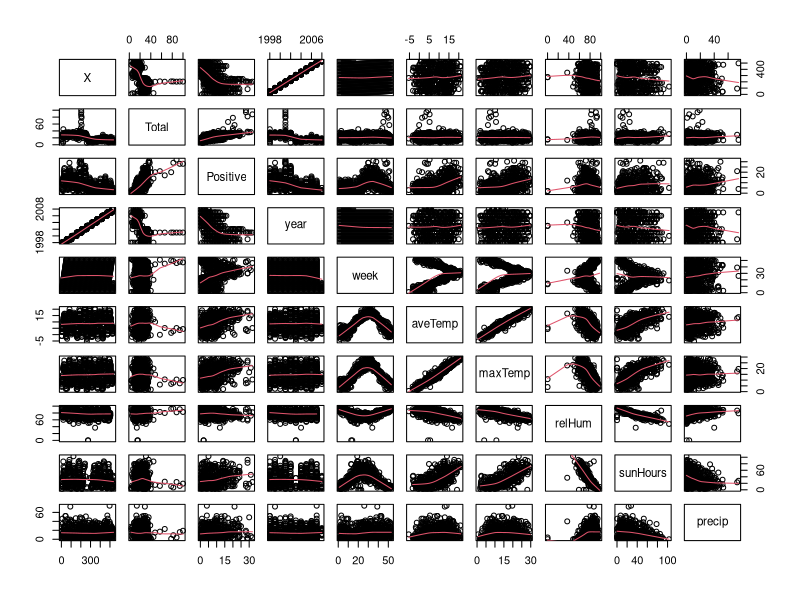
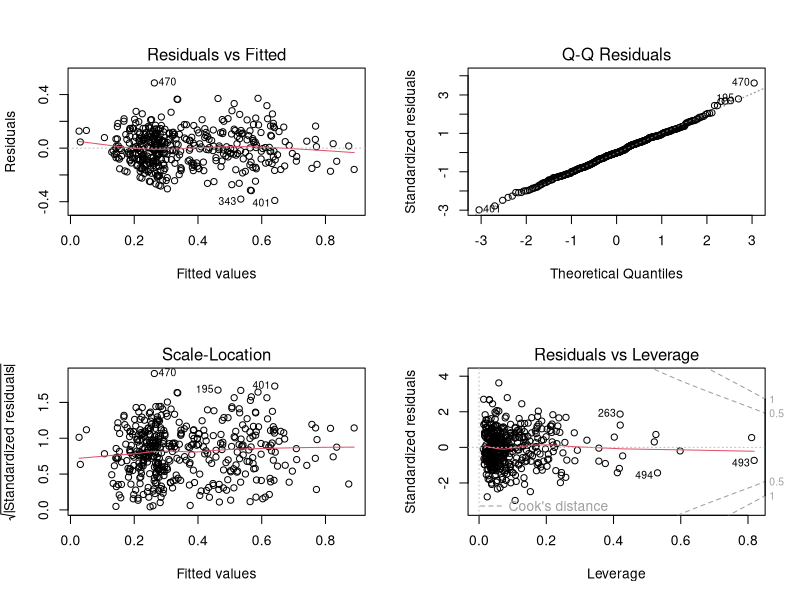

Reproduce these figures in R, in order. (Note: this script raises an error after producing the figures.)
climate = read.table("climate.txt", header=T, sep = "\t")
weekly = read.csv("weekly_pos.csv", header=T)
library(MASS)
camp <- data.frame(weekly, climate)

summary(camp)
plot(camp, panel=panel.smooth)

lm1 <- lm((Positive / Total) ~ (aveTemp + maxTemp + relHum + sunHours + precip + week)^3, data=camp)
par(mfrow=c(2,2))
plot (lm1)
summary(lm1)
boxcox(lm1)

lm2 <- step(lm1)
summary(lm2)
anova(lm2)
drop1(lm2, test="F")

stepP <- function(object, level=0.05, verbose=FALSE){
  if (!("lm" %in% class(object))){
    error("First argument should be an lm object")
  }
  d1 <- drop1(object, test="F")[-1,]
  maxP <- max(d1[["Pr(>F)"]])
  lmTmp <- object
  maxVar <- row.names(d1)[d1[["Pr(>F)"]]==maxP]
  history <-NULL # For storing the history of models
  tmpFormula <- paste(as.character(formula(lmTmp))[c(2,1,3)], collapse=" ")
  
  while(maxP > level & nrow(d1)>=1){
    maxVar <- row.names(d1)[d1[["Pr(>F)"]]==maxP]
    history <- rbind(history,data.frame(formula= tmpFormula, maxP=maxP, maxVar = maxVar) )
    lmTmp <- update(lmTmp, paste(".~.-",maxVar))
    d1 <- drop1(lmTmp, test="F")[-1,]
    maxP <- max(d1[["Pr(>F)"]])
    tmpFormula <- paste(as.character(formula(lmTmp))[c(2,1,3)], collapse=" ")
    if (verbose)
      print(tmpFormula) # Print the formula after each reduction
  }
  # Also adding the final model to document the p-value
  maxVar <- row.names(d1)[d1[["Pr(>F)"]]==maxP]
  tmpFormula <- paste(as.character(formula(lmTmp))[c(2,1,3)], collapse=" ")
  history <- rbind(history,data.frame(formula= tmpFormula, maxP=maxP, maxVar = maxVar) )
  return(list(object=lmTmp, history=history))  
}

mod <- stepP(lm2)
lm3 <- mod$object
anova(lm3)
drop1(lm3, test = "F")
lm4 <- update(lm3, .~. -aveTemp:maxTemp:sunHours)
drop1(lm4, test="F")
lm5 <- step(lm4)
drop1(lm5, test="F")
lm6 <- update(lm5, .~. -maxTemp:sunHours)
drop1(lm6, test="F")
lm7 <- update(lm6, .~. -aveTemp:sunHours)
drop1(lm7, test="F")
lm8 <- update(lm7, .~. -maxTemp)
drop1(lm8, test="F")
anova(lm8)
lm9 <- update(lm8, .~. -relHum:precip)
drop1(lm9, test="F")
lm10 <- update(lm9, .~. -aveTemp:relHum:precip)
drop1(lm10, test="F")
lm11 <- update(lm10, .~. -aveTemp:precip)
drop1(lm11, test="F")
anova(lm11)
lm12 <- update(lm11, .~. -sunHours)
drop1(lm12, test="F")
anova(lm12)

par(mfrow=c(2,2))
plot(lm12)
